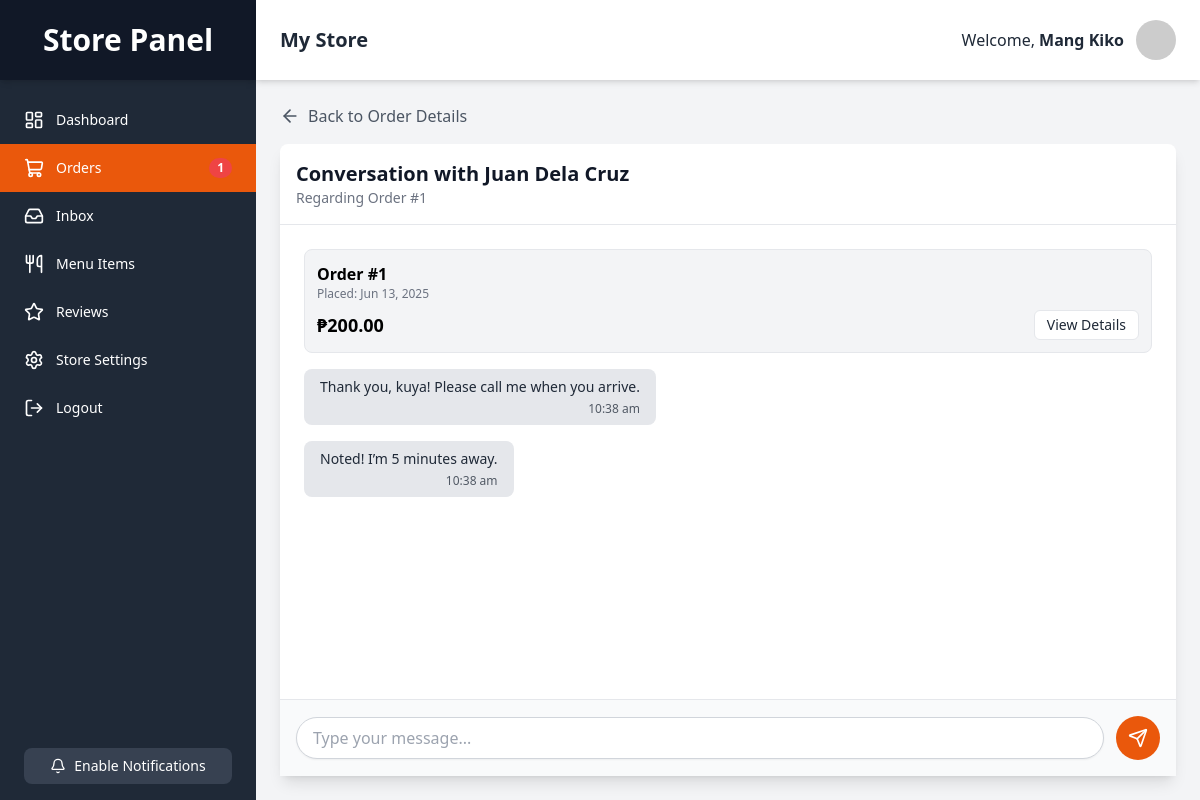
Page /store/messages.php?order_id=1&receiver_id=1 (signed in) on the committed database.
### tables this page shows
CREATE TABLE `orders` (
  `id` INT NOT NULL AUTO_INCREMENT,
  `group_order_id` VARCHAR(255) NULL DEFAULT NULL,
  `customer_id` INT NOT NULL,
  `restaurant_id` INT NOT NULL,
  `rider_id` INT DEFAULT NULL,  
  `delivery_address` VARCHAR(255) NOT NULL,
  `total_amount` DECIMAL(10, 2) NOT NULL,
  `status` ENUM('pending', 'preparing', 'out_for_delivery', 'delivered', 'cancelled') NOT NULL DEFAULT 'pending',
  `status_viewed_by_customer` BOOLEAN NOT NULL DEFAULT TRUE,
  `payment_method` VARCHAR(50) NOT NULL DEFAULT 'cod',
  `delivery_notes` TEXT DEFAULT NULL,
  `order_date` TIMESTAMP NOT NULL DEFAULT CURRENT_TIMESTAMP,
  PRIMARY KEY (`id`),
  FOREIGN KEY (`customer_id`) REFERENCES `users`(`id`) ON DELETE CASCADE,
  FOREIGN KEY (`restaurant_id`) REFERENCES `restaurants`(`id`) ON DELETE CASCADE,
  FOREIGN KEY (`rider_id`) REFERENCES `users`(`id`) ON DELETE SET NULL
);

CREATE TABLE `messages` (
  `id` INT NOT NULL AUTO_INCREMENT,
  `order_id` INT NOT NULL,
  `sender_id` INT NOT NULL,
  `receiver_id` INT NOT NULL,
  `message` TEXT NOT NULL,
  `is_read` BOOLEAN NOT NULL DEFAULT FALSE,
  `sent_at` TIMESTAMP NOT NULL DEFAULT CURRENT_TIMESTAMP,
  PRIMARY KEY (`id`),
  FOREIGN KEY (`order_id`) REFERENCES `orders`(`id`) ON DELETE CASCADE,
  FOREIGN KEY (`sender_id`) REFERENCES `users`(`id`) ON DELETE CASCADE,
  FOREIGN KEY (`receiver_id`) REFERENCES `users`(`id`) ON DELETE CASCADE
);

### store/messages.php (the view, shortened to what this page needs)
<?php
$link = mysqli_connect(DB_HOST, DB_USER, DB_PASS, DB_NAME);
$order_id = trim($_GET['order_id']);
$sender_id = $_SESSION['id'];
$receiver_id = trim($_GET['receiver_id']);
$messages = [];
$customer_name = "Customer";
$order_summary = null;
$sql_customer = "SELECT full_name FROM users WHERE id = ?";
if($stmt_customer = mysqli_prepare($link, $sql_customer)) {
    mysqli_stmt_bind_param($stmt_customer, "i", $receiver_id);
    if(mysqli_stmt_execute($stmt_customer)) {
        mysqli_stmt_bind_result($stmt_customer, $c_name);
        if(mysqli_stmt_fetch($stmt_customer)) { $customer_name = $c_name; }
    }
}
$sql_summary = "SELECT id, order_date, total_amount FROM orders WHERE id = ?";
if($stmt_summary = mysqli_prepare($link, $sql_summary)){
    mysqli_stmt_bind_param($stmt_summary, "i", $order_id);
    if(mysqli_stmt_execute($stmt_summary)) {
        $result_summary = mysqli_stmt_get_result($stmt_summary);
        $order_summary = mysqli_fetch_assoc($result_summary);
    }
}
$sql_messages = "SELECT message, sent_at, sender_id FROM messages WHERE order_id = ? ORDER BY sent_at ASC";
if ($stmt_messages = mysqli_prepare($link, $sql_messages)) {
    mysqli_stmt_bind_param($stmt_messages, "i", $order_id);
    if(mysqli_stmt_execute($stmt_messages)) {
        $result = mysqli_stmt_get_result($stmt_messages);
        $messages = mysqli_fetch_all($result, MYSQLI_ASSOC);
    }
}
?>
<!DOCTYPE html>
<html lang="en">
<head>
    <script src="https://cdn.tailwindcss.com"></script>
    <link rel="stylesheet" href="../style.css">
</head>
<body class="bg-gray-100 font-sans">
    <div class="flex h-screen bg-gray-100">
        <?php require_once 'partials/sidebar.php'; ?>
        <div class="flex flex-col flex-1 h-full">
            <?php require_once 'partials/header.php'; ?>
            <div class="flex-1 flex flex-col p-4 md:p-6 overflow-hidden min-h-0">
                <a href="view_order.php?id=<?php echo $order_id; ?>" class="flex items-center text-gray-600 hover:text-orange-600 mb-4 font-medium"><i data-lucide="arrow-left" class="w-5 h-5 mr-2"></i>Back to Order Details</a>
                <div class="bg-white rounded-lg shadow-lg flex flex-col flex-1 min-h-0">
                    <div class="p-4 border-b">
                        <h1 class="text-xl font-bold text-gray-900">Conversation with <?php echo htmlspecialchars($customer_name); ?></h1>
                        <p class="text-sm text-gray-500">Regarding Order #<?php echo htmlspecialchars($order_id); ?></p>
                    </div>
                    <div id="message-container" class="flex-1 p-6 space-y-4 overflow-y-auto">
                        <div class="p-3 bg-gray-100 rounded-lg border border-gray-200"><p class="font-semibold">Order #<?php echo htmlspecialchars($order_summary['id'] ?? $order_id); ?></p><p class="text-xs text-gray-500">Placed: <?php echo date("M d, Y", strtotime($order_summary['order_date'] ?? 'now')); ?></p><div class="mt-2 flex justify-between items-center"><span class="font-bold text-lg">₱<?php echo number_format($order_summary['total_amount'] ?? 0, 2); ?></span><a href="view_order.php?id=<?php echo $order_id; ?>" class="px-3 py-1 bg-white text-gray-800 text-sm rounded-md border hover:bg-gray-50">View Details</a></div></div>
                        <?php foreach($messages as $msg): ?>
                            <div class="flex <?php echo ($msg['sender_id'] == $sender_id) ? 'justify-end' : 'justify-start'; ?>">
                                <div class="max-w-xs lg:max-w-md px-4 py-2 rounded-lg <?php echo ($msg['sender_id'] == $sender_id) ? 'bg-orange-500 text-white' : 'bg-gray-200 text-gray-800'; ?>">
                                    <p class="text-sm"><?php echo htmlspecialchars($msg['message']); ?></p>
                                    <p class="text-xs mt-1 opacity-75 text-right"><?php echo date("g:i a", strtotime($msg['sent_at'])); ?></p>
                                </div>
                            </div>
                        <?php endforeach; ?>
                    </div>
                    <div class="p-4 bg-gray-50 border-t">
                        <form id="message-form" class="flex items-center space-x-3">
                            <input type="text" id="message-input" class="flex-1 block w-full px-4 py-2 border border-gray-300 rounded-full shadow-sm focus:ring-orange-500 focus:border-orange-500" placeholder="Type your message..." autocomplete="off">
                            <button type="submit" class="bg-orange-600 text-white rounded-full p-3 hover:bg-orange-700"><i data-lucide="send" class="w-5 h-5"></i></button>
                        </form>
                    </div>
                </div>
            </div>
        </div>
    </div>
</body>
</html>

### style.css (style rules this page uses)
body { font-family: 'Inter', sans-serif; }

### rows in the picture
orders: id "1", order_date "Jun 13, 2025", total_amount "200.00"
messages: message "Thank you, kuya! Please call me when you arrive.", sent_at "10:38 am"
messages: message "Noted! I’m 5 minutes away.", sent_at "10:38 am"

### other values in the picture
$new_order_count "1"
$store_name "My Store"
$_SESSION["name"] "Mang Kiko"
$customer_name "Juan Dela Cruz"
$order_id "1"
